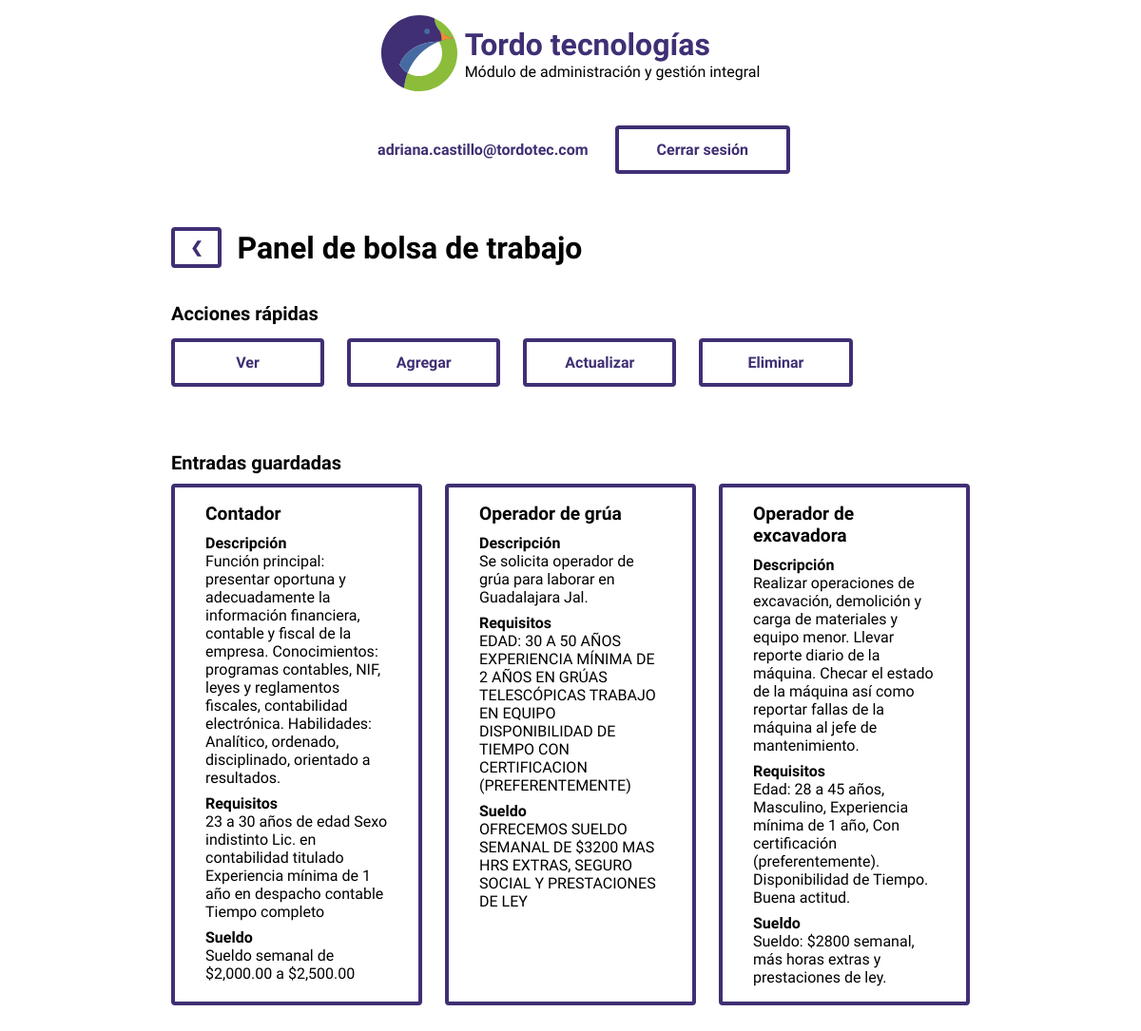
The app's page /bolsaDeTrabajo.php (signed in) with its own data.
### tables this page shows
CREATE TABLE `bolsatrabajo` (
  `id` int(11) NOT NULL,
  `puesto` tinytext NOT NULL,
  `descripcion` longtext NOT NULL,
  `requisitos` longtext NOT NULL,
  `sueldo` longtext NOT NULL
);

### bolsaDeTrabajo.php (the view, shortened to what this page needs)
<!DOCTYPE html>
<html lang="es-MX">
<head>
    <link rel="stylesheet" href="css/panel.css">
</head>
<body>
    <header>
        <div id="navegacion">
            <div class="logotipo">
                <img id="logo" src="img/icons/logo.svg" alt="Logotipo">
                <div>
                    <h1>Tordo tecnologías</h1>
                    <p>Módulo de administración y gestión integral</p>
                </div>
            </div>
            <nav>
                <p id="usuario"><?php echo $_SESSION["correo"];?></p>
                <a href="php/conexion/cerrar.php" class="boton">Cerrar sesión</a>
            </nav>
        </div>
    </header>
    <section id="acciones">
        <div class="migas">
            <a href="inicio.php" class="boton">&#10094;</a>
            <h2>Panel de bolsa de trabajo</h2>
        </div>
        <h3>Acciones rápidas</h3>
        <div class="gridAcciones">
            <a id="ver" class="boton">Ver</a>
            <a id="agregar" class="boton">Agregar</a>
            <a id="editar" class="boton">Actualizar</a>
            <a id="eliminar" class="boton">Eliminar</a>
        </div>
    </section>
    <section id="panelVer">
        <h3>Entradas guardadas</h3>
        <div class="grid">
            <?php
                include("php/conexion/casper.php");
                $leer = "SELECT * FROM bolsatrabajo";
                $query = $conexion->query($leer);
                if ($query == true) {
                    while ($datos = mysqli_fetch_array($query)) {
                        echo <<<END
                        <div class="tarjeta">
                            <div class="tarjetaCuerpo">
                                <p class="tarjetaTitulo">$datos[1]</p>
                                <p class="tarjetaSubtitulo">Descripción</p>
                                <p class="tarjetaTexto">$datos[2]</p>
                                <p class="tarjetaSubtitulo">Requisitos</p>
                                <p class="tarjetaTexto">$datos[3]</p>
                                <p class="tarjetaSubtitulo">Sueldo</p>
                                <p class="tarjetaTexto">$datos[4]</p>
                            </div>
                        </div>
                        END;
                    }
                }
            ?>
        </div>
    </section>
</body>
</html>
<?php
die();
?>

### css/panel.css (style rules this page uses)
:root { --color_oscuro: rgb(64, 47, 116); --color_claro: rgb(70, 107, 162); --color_enfasis: rgb(139, 189, 58); --color_realce: rgb(240, 142, 45); }
* { margin: 0px; padding: 0px; }
body { font-family: 'Didact Gothic', sans-serif; }
nav { display: flex; flex-direction: column; margin: 1em 0em; align-items: center; align-self: center; }
section { padding: 1em 10vw; }
h1 { font-weight: bold; color: var(--color_oscuro); }
h2 { font-size: 2em; margin-bottom: 0.5em; }
h3 { font-size: 1.25em; margin-bottom: 0.5em; }
a { cursor: pointer; text-decoration: none; }
.migas { display: flex; align-items: center; margin-bottom: 2em; }
.migas > h2 { margin: 0; margin-left: 0.5em; }
.migas > .boton { padding: 0.5em 1em; }
.logotipo { padding: 1em; display: flex; flex-flow: column; align-items: center; }
.logotipo > div { text-align: center; }
.boton { width: fit-content; display: block; background: none; padding: 0.75em 1.5em; margin: 0.25em 0em; text-align: center; font-weight: bold; text-decoration: none; border: 0.25em solid var(--color_oscuro); border-radius: 0.25em; color: var(--color_oscuro); transition: 0.3s; }
.grid { width: 100%; display: grid; grid-template-columns: 1fr; grid-template-rows: auto; grid-gap: 1.5em; }
.gridAcciones { display: grid; grid-template-columns: 1fr 1fr; grid-template-rows: auto; grid-gap: 1.5em; }
.gridAcciones > .boton { width: auto; }
.tarjeta { display: flex; flex-direction: column; overflow: hidden; border: 0.25em solid var(--color_oscuro); border-radius: 0.25em; transition: 0.2s; background: white; }
.tarjetaCuerpo { margin: 1em 0em; padding: 0em 2em; }
.tarjetaTitulo { font-size: 1.2em; font-weight: bold; margin-bottom: 0.5em; }
.tarjetaSubtitulo { font-weight: bold; margin-top: 0.5em; }
#usuario { width: fit-content; display: block; background: none; padding: 0.75em 1.5em; margin: 0.25em 0em; text-align: right ; font-weight: bold; text-decoration: none; border: 0.25em solid white; border-radius: 0.25em; color: var(--color_oscuro); }
#navegacion { width: 100%; display: flex; flex-flow: column; align-items: center; }
#logo { width: 5em; margin-right: 0.5em; }
@media screen and (min-width: 720px) { nav { flex-flow: row; } }
@media screen and (min-width: 720px) { section { padding: 1em 10vw; } }
@media screen and (min-width: 720px) { .boton { padding: .75em 2.5em; } }
@media screen and (min-width: 720px) { .grid { grid-template-columns: 1fr 1fr; } }
@media screen and (min-width: 720px) { .logotipo { display: flex; flex-flow: row; } }
@media screen and (min-width: 720px) { .logotipo > div { text-align: left; } }
@media screen and (min-width: 1020px) { section { padding: 2em 15vw; } }
@media screen and (min-width: 1020px) { .grid { grid-template-columns: 1fr 1fr 1fr; } }
@media screen and (min-width: 1020px) { .gridAcciones { display: grid; grid-template-columns: 1fr 1fr 1fr 1fr; grid-template-rows: auto; grid-gap: 1.5em; width: fit-content; } }

### records on screen
bolsatrabajo: puesto "Contador", descripcion "Función principal: presentar oportuna y adecuadamente la información financiera, contable y fiscal de la empresa. Conocimientos: programas contables, NIF, leyes y reglamentos fiscales, contabilidad electrónica. Habilidades: Analítico, ordenado, disciplinado, orientado a resultados.", requisitos "23 a 30 años de edad Sexo indistinto Lic. en contabilidad titulado Experiencia mínima de 1 año en despacho contable Tiempo completo", sueldo "Sueldo semanal de $2,000.00 a $2,500.00"
bolsatrabajo: puesto "Operador de grúa", descripcion "Se solicita operador de grúa para laborar en Guadalajara Jal.", requisitos "EDAD: 30 A 50 AÑOS EXPERIENCIA MÍNIMA DE 2 AÑOS EN GRÚAS TELESCÓPICAS TRABAJO EN EQUIPO DISPONIBILIDAD DE TIEMPO CON CERTIFICACION (PREFERENTEMENTE)", sueldo "OFRECEMOS SUELDO SEMANAL DE $3200 MAS HRS EXTRAS, SEGURO SOCIAL Y PRESTACIONES DE LEY"
bolsatrabajo: puesto "Operador de excavadora", descripcion "Realizar operaciones de excavación, demolición y carga de materiales y equipo menor. Llevar reporte diario de la máquina. Checar el estado de la máquina así como reportar fallas de la máquina al jefe de mantenimiento.", requisitos "Edad: 28 a 45 años, Masculino, Experiencia mínima de 1 año, Con certificación (preferentemente). Disponibilidad de Tiempo. Buena actitud.", sueldo "Sueldo: $2800 semanal, más horas extras y prestaciones de ley."

### other values on screen
$_SESSION["correo"] "adriana.castillo@tordotec.com"
